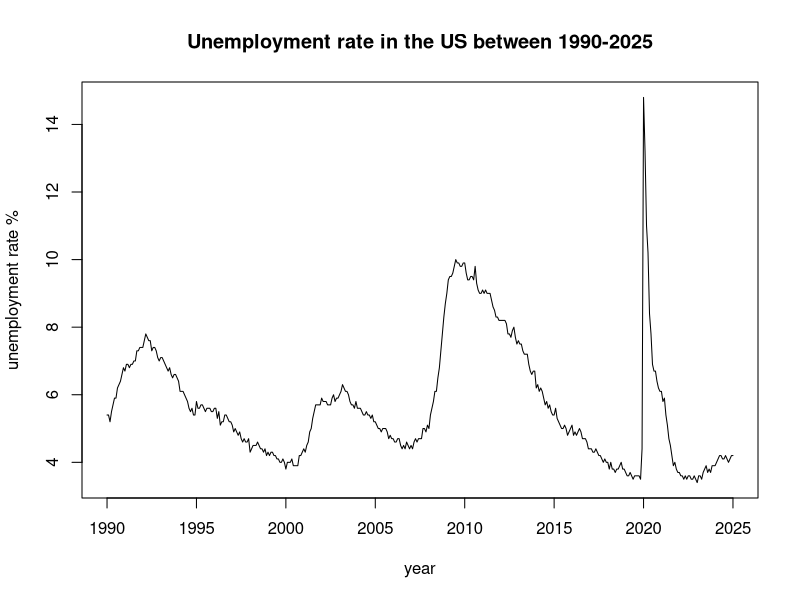
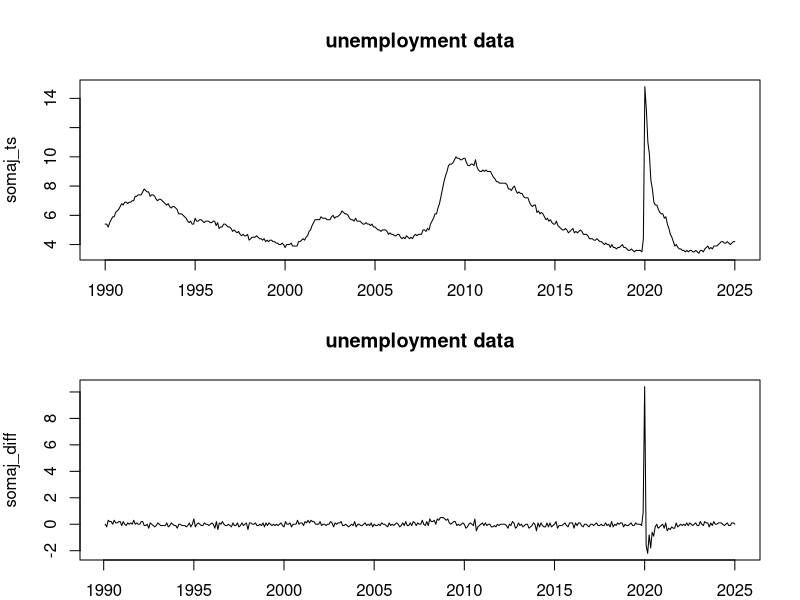
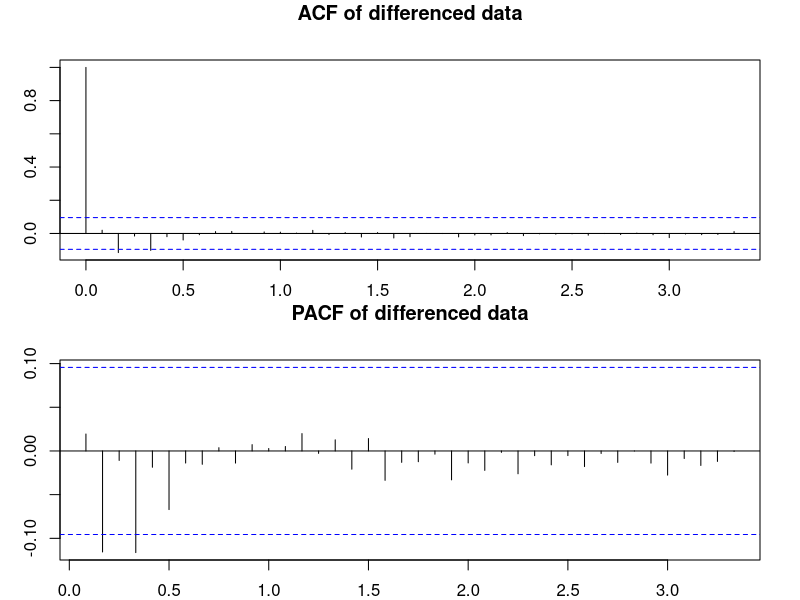
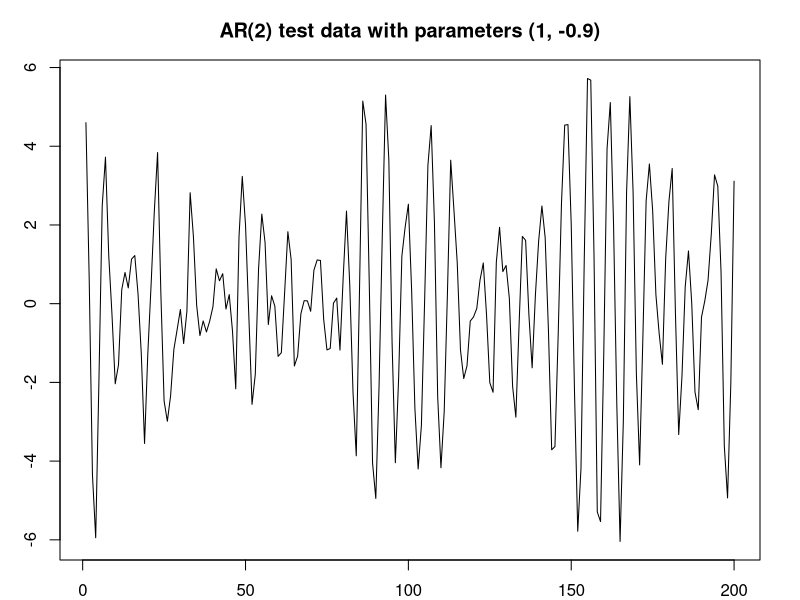
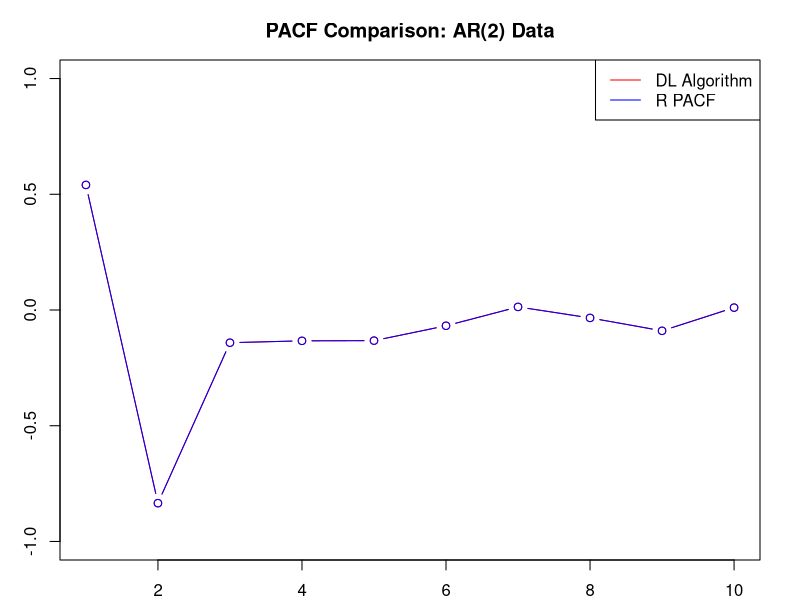
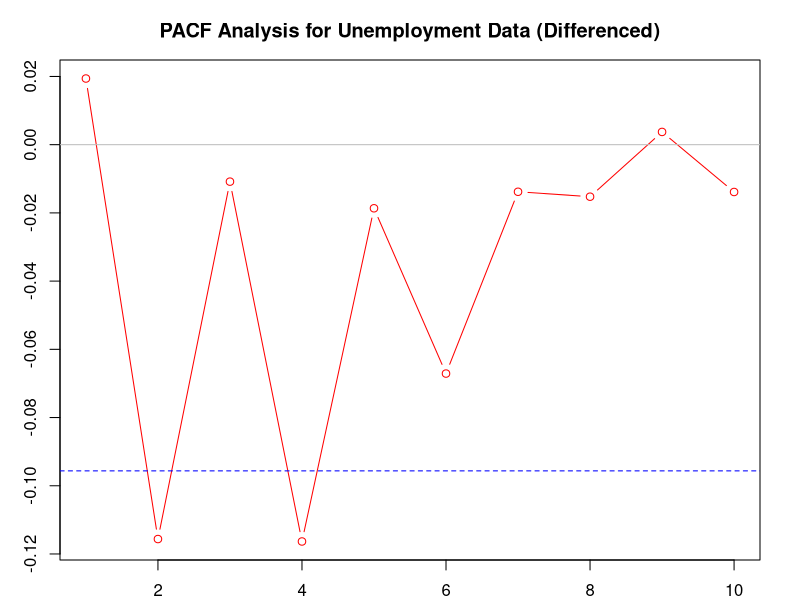
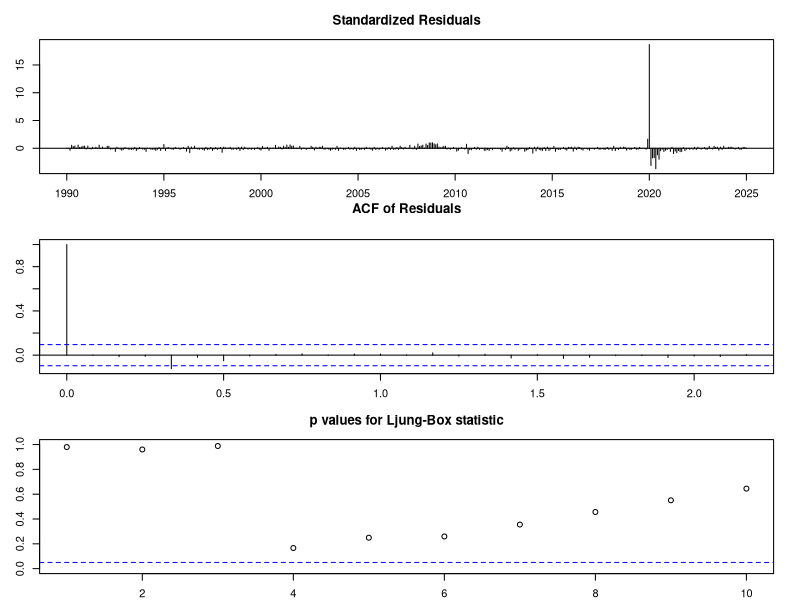
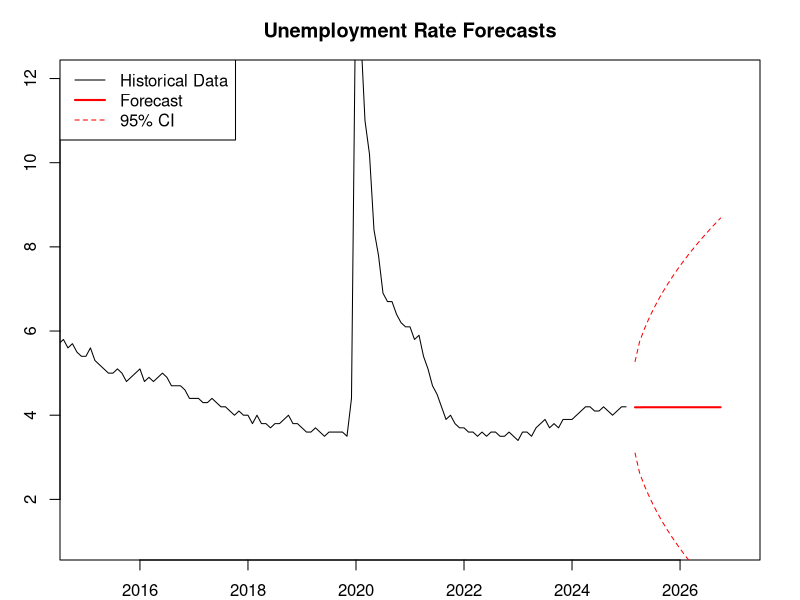

These figures' R source, in order:
#install.packages(c("forecast","tseries","ggplot2","gridExtra","tidyquant"))
library(forecast)

somaj <- read.csv("UNRATE.csv")
somaj_ts <- ts(somaj$UNRATE, frequency=12, start=c(1990,1))

plot(somaj_ts, main = 'Unemployment rate in the US between 1990-2025', ylab = 'unemployment rate %', xlab = 'year')
summary(somaj_ts)
length(somaj_ts)
sum(is.na(somaj_ts))

somaj_diff <- diff(somaj_ts)

par(mfrow = c(2,1), mar = c(2,4,4,2))
plot(somaj_ts, main = 'unemployment data')
plot(somaj_diff, main = 'unemployment data')

par(mfrow = c(2,1), mar = c(2,3,3,2))
acf(somaj_diff, lag.max=40, main = "ACF of differenced data")
pacf(somaj_diff, lag.max=40, main = "PACF of differenced data")
par(mfrow = c(1,1))

autocovariance <- function(x, h) {
  n <- length(x)
  if (h >= n) {
    return(0)
  }
  if (h < 0) {
    h <- abs(h)  
  }
  x_mean <- mean(x)
  if (h == 0) {
    gamma_h <- sum((x - x_mean)^2) / n
  } else {
    gamma_h <- sum((x[1:(n-h)] - x_mean) * (x[(h+1):n] - x_mean)) / n
  }
  return(gamma_h)
}

get_autocovariances <- function(x, max_lag) {
  gammas <- numeric(max_lag + 1)
  for (h in 0:max_lag) {
    gammas[h + 1] <- autocovariance(x, h)
  }
  return(gammas)
}

durbin_levinson <- function(gamma_vec, max_order) {
  phi_matrix <- matrix(0, nrow = max_order, ncol = max_order)
  v_vec <- numeric(max_order + 1)
  v_vec[1] <- gamma_vec[1]  
  
  for (n in 1:max_order) {
    numerator <- gamma_vec[n + 1] 
    if (n > 1) {
      for (k in 1:(n-1)) {
        correction <- phi_matrix[n-1, k] * gamma_vec[n + 1 - k]
        numerator <- numerator - correction
      }
    }
    phi_nn <- numerator / v_vec[n]
    phi_matrix[n, n] <- phi_nn
    
    if (n > 1) {
      for (k in 1:(n-1)) {
        phi_matrix[n, k] <- phi_matrix[n-1, k] - phi_nn * phi_matrix[n-1, n-k]
      }
    }
    v_vec[n + 1] <- v_vec[n] * (1 - phi_nn^2)
  }
  return(list(phi_matrix = phi_matrix, v_vec = v_vec))
}

set.seed(123)
ar2_data <- arima.sim(list(order = c(2, 0, 0), ar = c(1, -0.9)), n = 200)
plot(ar2_data, main = "AR(2) test data with parameters (1, -0.9)", type = "l")

ar2_gammas <- get_autocovariances(ar2_data, 10)
dl_ar2_result <- durbin_levinson(ar2_gammas, 10)
pacf_our_ar2 <- diag(dl_ar2_result$phi_matrix)

r_pacf_ar2 <- pacf(ar2_data, plot = FALSE, lag.max = 10)
r_pacf_values_ar2 <- as.numeric(r_pacf_ar2$acf)

comparison_ar2 <- data.frame(
  lag = 1:10,
  our_pacf = pacf_our_ar2,
  r_pacf = r_pacf_values_ar2,
  difference = abs(pacf_our_ar2 - r_pacf_values_ar2)
)
comparison_ar2

plot(1:10, pacf_our_ar2, type = "b", col = "red", main = "PACF Comparison: AR(2) Data", 
     ylab = "PACF", xlab = "Lag", ylim = c(-1, 1))
lines(1:10, r_pacf_values_ar2, type = "b", col = "blue")
legend("topright", c("DL Algorithm", "R PACF"), col = c("red", "blue"), lty = 1)

gamma_diff <- get_autocovariances(somaj_diff, 15)
dl_unemployment <- durbin_levinson(gamma_diff, 15)
pacf_unemployment <- diag(dl_unemployment$phi_matrix)

n_diff <- length(somaj_diff)
threshold <- 1.96 / sqrt(n_diff)

pacf_analysis <- data.frame(
  lag = 1:10,
  pacf_value = pacf_unemployment[1:10],
  threshold = threshold,
  significant = abs(pacf_unemployment[1:10]) > threshold
)
pacf_analysis

plot(1:10, pacf_unemployment[1:10], type = "b", col = "red", 
     main = "PACF Analysis for Unemployment Data (Differenced)", 
     ylab = "PACF", xlab = "Lag")
abline(h = c(-threshold, threshold), lty = 2, col = "blue")
abline(h = 0, col = "gray")

model1 <- arima(somaj_ts, order = c(1, 1, 0))
model2 <- arima(somaj_ts, order = c(2, 1, 0))
model3 <- arima(somaj_ts, order = c(3, 1, 0))
model4 <- arima(somaj_ts, order = c(1, 1, 1))
model5 <- arima(somaj_ts, order = c(2, 1, 1))
auto_model <- auto.arima(somaj_ts)
print(model1)
print(model2)
print(model3)
print(model4)
print(auto_model)


model_perfect <- model2
summary(model_perfect)
tsdiag(model_perfect)

forecasts <- predict(model_perfect, n.ahead = 20)
forecast_values <- forecasts$pred
forecast_se <- forecasts$se
lower_ci <- forecast_values - 1.96 * forecast_se
upper_ci <- forecast_values + 1.96 * forecast_se

plot(somaj_ts, xlim = c(2015, 2027), ylim = c(1, 12),
     main = "Unemployment Rate Forecasts",
     ylab = "Unemployment Rate (%)", xlab = "Year")

forecast_time <- seq(from = end(somaj_ts)[1] + (end(somaj_ts)[2] + 1)/12, 
                     by = 1/12, length.out = 20)
lines(forecast_time, forecast_values, col = "red", lwd = 2)
lines(forecast_time, lower_ci, col = "red", lty = 2)
lines(forecast_time, upper_ci, col = "red", lty = 2)
legend("topleft", c("Historical Data", "Forecast", "95% CI"), 
       col = c("black", "red", "red"), lty = c(1, 1, 2), lwd = c(1, 2, 1))

auto_forecasts <- forecast(auto_model, h = 20)
plot(somaj_ts, xlim = c(2015, 2027), ylim = c(1, 12),
     main = "Forecast Comparison: Manual vs auto.arima",
     ylab = "Unemployment Rate (%)", xlab = "Year")
lines(forecast_time, forecast_values, col = "red", lwd = 2)
lines(forecast_time, as.numeric(auto_forecasts$mean), col = "blue", lwd = 2)
legend("topleft", c("Historical data", "Manual model", "auto.arima"), 
       col = c("black", "red", "blue"), lwd = c(1, 2, 2))

forecast_comparison <- data.frame(
  period = 1:20,
  manual_forecast = as.numeric(forecast_values),
  auto_forecast = as.numeric(auto_forecasts$mean),
  difference = abs(as.numeric(forecast_values) - as.numeric(auto_forecasts$mean))
)
forecast_comparison
